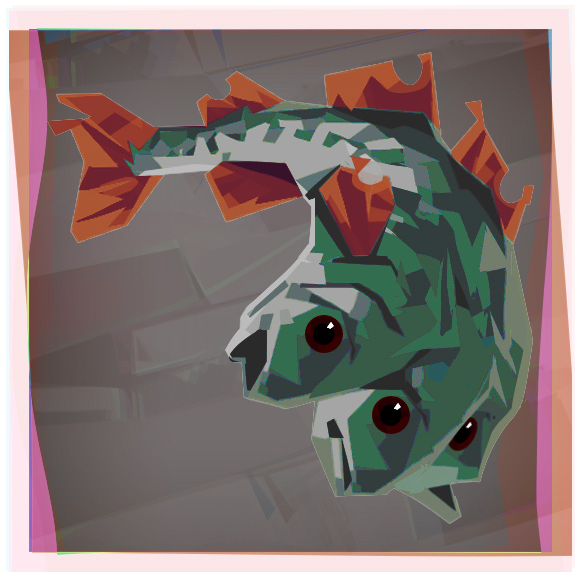
#> input picture assets/abb_fish_with_bg/image-176.png, 581 x 581 px; its folder holds only this picture in this run
$ python dredge_bg_matcher.py assets/abb_fish_with_bg assets/abb_fish_with_bg/image-176.png assets/abb_fish_with_bg/image-176.png
#> lines starting #> are read from the running program, lines starting #| are printed output that depends on the picture; pictures that were not available may be replaced by others from this repository, and a replacement may not be noted
import sys
from PIL import Image, ImageFilter, ImageColor
import os


def add_shadow(input_image, offset=(8, 8), shadow_color="#050505AA"):
    """Add a shadow to an image with a transparent background."""

    # Ensure the image has an alpha layer
    img_with_alpha = input_image.convert('RGBA')

    # Create a blank transparent image with the size of the input image + offset
    total_width = input_image.width + abs(offset[0] * 2)  # Extra space for the shadow
    total_height = input_image.height + abs(offset[1] * 2)
    new_image = Image.new('RGBA', (total_width, total_height), (0, 0, 0, 0))  # Transparent

    # Position the original image on the new image
    img_position = (abs(offset[0]) if offset[0] > 0 else 0, abs(offset[1]) if offset[1] > 0 else 0)

    # Create a shadow mask using the alpha channel of the image
    alpha = img_with_alpha.split()[3]
    blurred_shadow = alpha.filter(ImageFilter.GaussianBlur(radius=0))
    # Convert shadow_color from string to tuple
    r, g, b = ImageColor.getcolor(shadow_color, "RGB")
    shadow_color_rgba = (r, g, b, 0)  # Append 0 alpha

    shadow_layer = Image.new('RGBA', new_image.size, shadow_color_rgba)  # Use the RGBA tuple
    shadow_position = (img_position[0] + offset[0], img_position[1] + offset[1])
    shadow_layer.paste(shadow_color, shadow_position, blurred_shadow)  # Paste using alpha of blurred shadow as mask

    # Paste original image on top of shadow
    shadow_layer.paste(img_with_alpha, img_position, img_with_alpha)

    return shadow_layer


def best_matching_background(bg_images, fg):
    """Find the best-matching background image based on aspect ratio."""
    fg_ratio = fg.width / fg.height
    best_bg = None
    min_diff = float('inf')

    img_num = os.path.basename(fg.filename).split('-')[1].split('.')[0]
    # overrides for wrong matches
    if img_num in ("439", "1110", "1112", "2167"):
        fg_ratio = 1

    for bg in bg_images:
        bg_ratio = bg.width / bg.height
        diff = abs(fg_ratio - bg_ratio)

        if diff < min_diff:
            min_diff = diff
            best_bg = bg

    return best_bg


def overlay_centered(bg, fg):
    # Calculate the ratio to fit the foreground width
    target_width = bg.width - 80
    target_height = bg.height - 60

    # Only scale down if the foreground image's width is larger than target_width.
    if fg.width > target_width or fg.height > target_height:
        ratio = min(target_width / fg.width, target_height / fg.height)
        new_size = (int(fg.width * ratio), int(fg.height * ratio))

        fg = fg.resize(new_size, Image.LANCZOS)

    fg_with_shadow = add_shadow(fg)  # Add shadow to the resized foreground

    x = (bg.width - fg_with_shadow.width) // 2
    y = (bg.height - fg_with_shadow.height) // 2

    merged = bg.copy()
    merged.paste(fg_with_shadow, (x, y), fg_with_shadow)
    return merged


def main(backgrounds_folder, foregrounds_folder, output_folder):
    # Load all background images
#> called with backgrounds_folder = 'assets/abb_fish_with_bg', foregrounds_folder = 'assets/abb_fish_with_bg/image-176.png', output_folder = 'assets/abb_fish_with_bg/image-176.png'
    bg_images = [Image.open(os.path.join(backgrounds_folder, bg)) for bg in os.listdir(backgrounds_folder) if
                 bg.endswith(('jpg', 'png', 'jpeg'))]

    if not os.path.exists(output_folder):
        os.makedirs(output_folder)

    for fg_name in os.listdir(foregrounds_folder):
        fg_path = os.path.join(foregrounds_folder, fg_name)

        try:
            fg_image = Image.open(fg_path)
#> fg_image is the input picture: PIL image 581x581 RGBA; mean R, G, B, A 118.7, 104.7, 101.7, 239.3
        except:
            continue  # Not an image, skip

        best_bg = best_matching_background(bg_images, fg_image)
#> the loop in best_matching_background, `for bg in bg_images:` made 1 pass
#> (bg_ratio, diff, min_diff) on pass 1: (1, 0, 0)
#> after the loop in best_matching_background, `for bg in bg_images:`: min_diff = 0
        result = overlay_centered(best_bg.copy(), fg_image)
#> in add_shadow, `new_image = Image.new('RGBA', (total_width, total_height), (0, 0, 0, 0))`: new_image: PIL image 517x517 RGBA; every value is 0
#> in add_shadow, `alpha = img_with_alpha.split()[3]`:
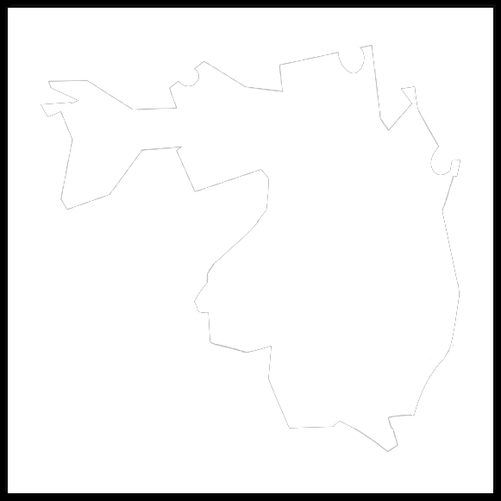
#> alpha: PIL image 501x501 L; min 0, max 255, mean 239.1
#> in add_shadow, `shadow_layer.paste(shadow_color, shadow_position, blurred_shadow)`:
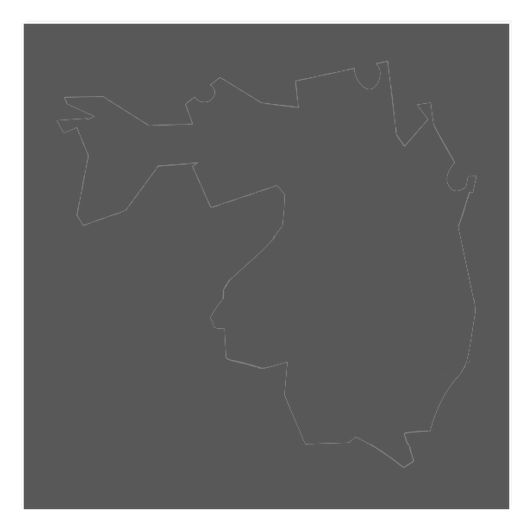
#> shadow_layer: PIL image 517x517 RGBA; mean R, G, B, A 5, 5, 5, 149.7; transparent parts drawn white
#> in add_shadow, `shadow_layer.paste(img_with_alpha, img_position, img_with_alpha)`:
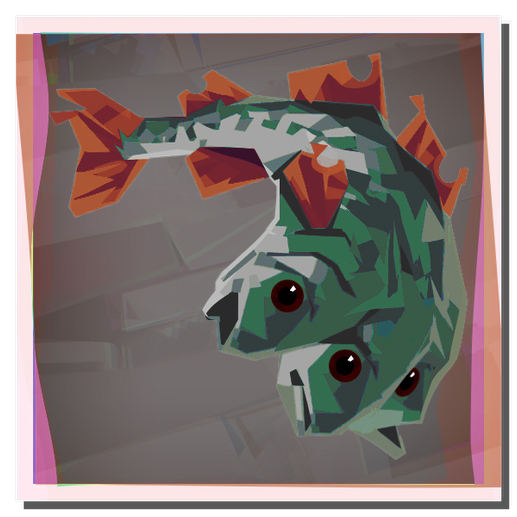
#> shadow_layer: PIL image 517x517 RGBA; mean R, G, B, A 109.3, 97.3, 94.5, 228.9; transparent parts drawn white
#> in overlay_centered, `merged.paste(fg_with_shadow, (x, y), fg_with_shadow)`:
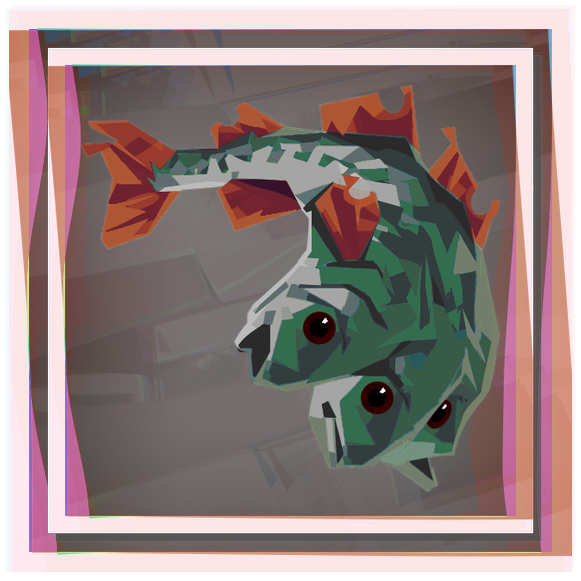
#> merged: PIL image 581x581 RGBA; mean R, G, B, A 132.1, 113.9, 112.2, 237.8; transparent parts drawn white
        result.save(os.path.join(output_folder, fg_name))


if __name__ == '__main__':
    if len(sys.argv) != 4:
        print("Usage: python script_name.py <backgrounds_folder> <fish_images_folder> <output_folder>")
        sys.exit(1)

    main(sys.argv[1], sys.argv[2], sys.argv[3])
